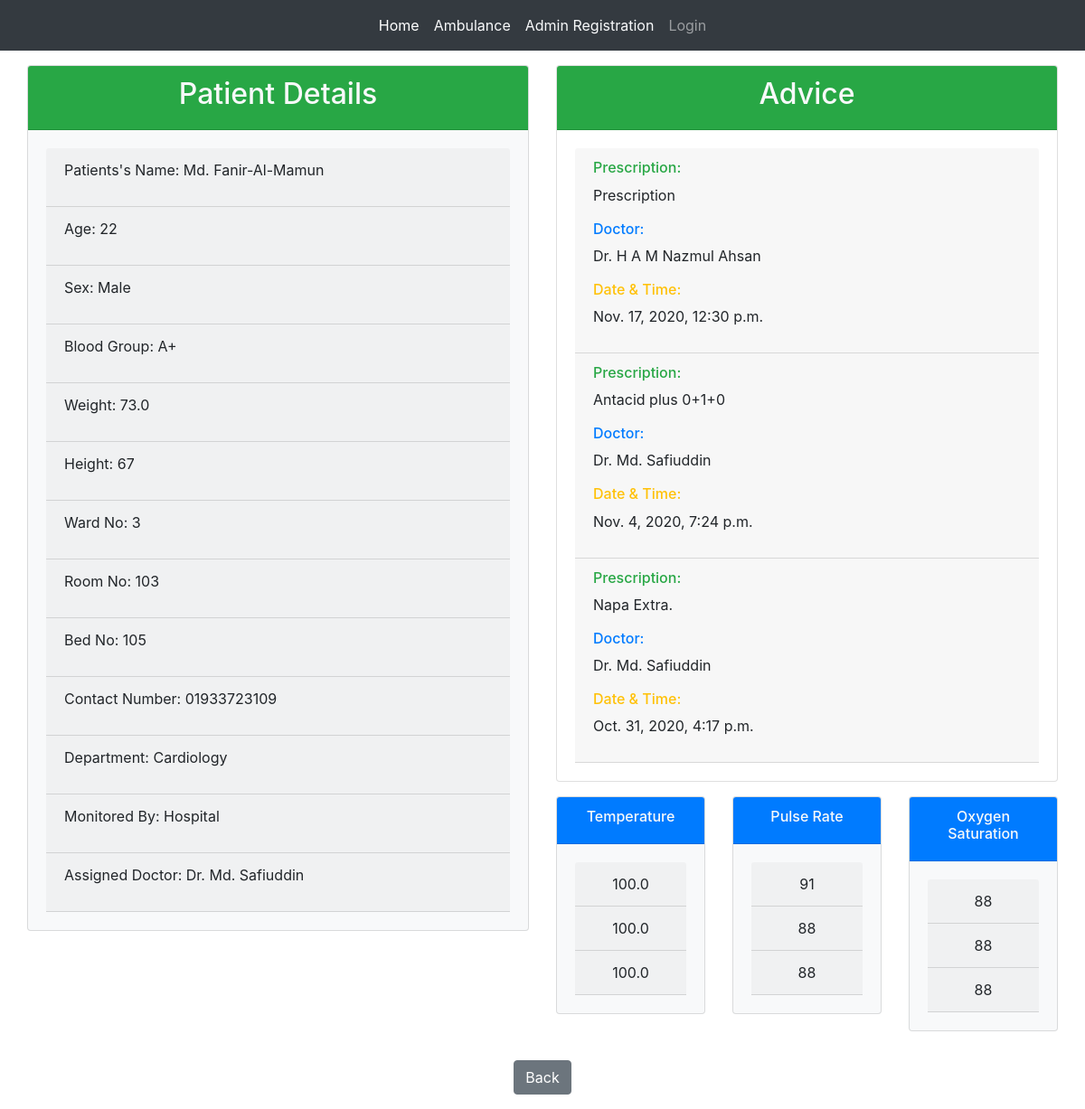
Page /patient_details/2 on the committed database.
### patientMonitor/models.py (models this page shows, shortened)
class patient_registration(models.Model):
    Patient_Name = models.CharField(max_length=100,blank=True)
    Age = models.IntegerField(blank=True)
    svalue=(
        ("Male","Male"),
        ("Female","Female"),
        ("Other","Other")
    )
    sex = models.CharField(max_length=10,choices=svalue)
    bvalue=(
        ("O-","O-"),
        ("O+","O+"),
        ("A-","A-"),
        ("A+","A+"),
        ("B-","B-"),
        ("B+","B+"),
        ("AB-","AB-"),
        ("AB+","AB+")
    )
    Blood_Group = models.CharField(max_length=5,choices=bvalue)
    Weight = models.FloatField(blank=True)
    Height = models.IntegerField(blank=True)
    Ward_No = models.IntegerField(blank=True,null=True)
    Room_No = models.IntegerField(blank=True,null=True)
    Bed_No = models.IntegerField(blank=True,null=True)
    Phone_No = models.CharField(max_length=14,blank=True)
    slug = models.SlugField(max_length=1264,unique=True)
    stvalue = (
        ("Cardiology","Cardiology"),
        ("Neurology","Neurology"),
        ("Orthopaedics","Orthopaedics"),
        ("Gynecology","Gynecology")
    )
    Department = models.CharField(max_length=50,choices=stvalue,blank=True,null=True)
    mvalue = (
        ("Hospital","Hospital"),
        ("Home","Home")
    )
    Monitoring = models.CharField(max_length=50,choices=mvalue,blank=True,null=True)
    doctor = models.ForeignKey(doctor_registration,on_delete=models.CASCADE, null=True, related_name='patient_list')

class doctor_registration(models.Model):
    user = models.OneToOneField(User,on_delete=models.CASCADE)
    Doctor_Name = models.CharField(max_length=100,blank=True)
    Designation = models.CharField(max_length=100,blank=True)
    stvalue = (
        ("Cardiology","Cardiology"),
        ("Neurology","Neurology"),
        ("Orthopaedics","Orthopaedics"),
        ("Gynecology","Gynecology")
    )
    Department = models.CharField(max_length=50,choices=stvalue,blank=True,null=True)
    Hospital_Name = models.CharField(max_length=250,blank=True)
    bvalue=(
        ("O-","O-"),
        ("O+","O+"),
        ("A-","A-"),
        ("A+","A+"),
        ("B-","B-"),
        ("B+","B+"),
        ("AB-","AB-"),
        ("AB+","AB+")
    )
    Blood_Group = models.CharField(max_length=5,choices=bvalue)
    Phone_No = models.CharField(max_length=14,unique=True,blank=True)
    def __str__(self):
        return self.Doctor_Name

class prescription(models.Model):
    patient = models.ForeignKey(patient_registration,on_delete=models.CASCADE,related_name='patient_prescription')
    Doctor = models.ForeignKey(doctor_registration, on_delete=models.CASCADE,related_name='doctor_prescription',null=True)
    user = models.OneToOneField(User,on_delete=models.CASCADE,null=True)
    prescription = models.TextField()
    prescription_date = models.DateTimeField(auto_now_add=True)
    class Meta:
        ordering = ['-prescription_date',]

class sensors(models.Model):
    Temperature = models.FloatField(blank=True,null=True)
    Pulse_Rate = models.IntegerField(blank=True,null=True)
    Oxygen_Saturation = models.IntegerField(blank=True,null=True)
    scall = (
        ("Yes","Yes"),
        ("No","No")
    )
    call = models.CharField(max_length=5,choices=scall, null=True,blank=True)
    Patient = models.ForeignKey(patient_registration,on_delete= models.CASCADE,related_name='sensors_list',null=True)

### patientMonitor/views.py (the view)
# urls.py: path('patient_details/<pk>',views.patient_details.as_view(),name='patient_details'),
class patient_details(DetailView):
    context_object_name = 'patient_registration'
    model = models.patient_registration
    template_name = 'patientMonitor/patient_details.html'

### templates/patientMonitor/patient_details.html
{% extends 'patientMonitor/base.html' %}
{% block body_block %}
<div class="container-fluid">
  <div class="row">
    <div class="col-6">
      <div class="m-auto">
        <div class="card bg-light mt-3 mb-3">
          <div class="card-header text-center bg-success text-light"><h2>Patient Details</h2></div>
          <div class="card-body">
            <div class="card-header">
              <p>Patients's Name: {{patient_registration.Patient_Name}}</p>
            </div>
            <div class="card-header">
              <p>Age: {{patient_registration.Age}}</p>
            </div>
            <div class="card-header">
              <p>Sex: {{patient_registration.sex}}</p>
            </div>
            <div class="card-header">
              <p>Blood Group: {{patient_registration.Blood_Group}}</p>
            </div>
            <div class="card-header">
              <p>Weight: {{patient_registration.Weight}}</p>
            </div>
            <div class="card-header">
              <p>Height: {{patient_registration.Height}}</p>
            </div>
            <div class="card-header">
              <p>Ward No: {{patient_registration.Ward_No}}</p>
            </div>
            <div class="card-header">
              <p>Room No: {{patient_registration.Room_No}}</p>
            </div>
            <div class="card-header">
              <p>Bed No: {{patient_registration.Bed_No}}</p>
            </div>
            <div class="card-header">
              <p>Contact Number: {{patient_registration.Phone_No}}</p>
            </div>
            <div class="card-header">
              <p>Department: {{patient_registration.Department}}</p>
            </div>
            <div class="card-header">
              <p>Monitored By: {{patient_registration.Monitoring}}</p>
            </div>
            <div class="card-header">
              <p>Assigned Doctor: {{patient_registration.doctor}}</p>
            </div>
          </div>
        </div>
      </div>
    </div>
    <div class="col-6">
      <div class="card mt-3">
        <div class="card-header bg-success">
          <h2 class="text-center text-light ">Advice</h2>
        </div>
        <div class="card-body">
          {% for prescription in patient_registration.patient_prescription.all %}
            <div class="card-header">
              <b><h6 class="text-success">Prescription:</h6></b><p>{{prescription.prescription}}</p>
              <b><h6 class="text-primary">Doctor:</h6></b><p>{{prescription.Doctor}}</p>
              <b><h6 class="text-warning">Date & Time:</h6></b><p>{{prescription.prescription_date}}</p>
            </div>
          {% endfor %}
        </div>
      </div>
      <div class="row">
        <div class="col-4">
            <div class="card bg-light mt-3 mb-3">
              <div class="card-header text-center bg-primary text-light"><h6>Temperature</h6></div>
              <div class="card-body">
                {% for sensors in patient_registration.sensors_list.all %}
                <div class="card-header text-center">
                    {{sensors.Temperature}}
                </div>
                {% endfor %}
              </div>
            </div>
        </div>
        <div class="col-4">
            <div class="card bg-light mt-3 mb-3">
              <div class="card-header text-center bg-primary text-light"><h6>Pulse Rate</h6></div>
              <div class="card-body">
                {% for sensors in patient_registration.sensors_list.all %}
                <div class="card-header text-center">
                    {{sensors.Pulse_Rate}}
                </div>
                {% endfor %}
              </div>
            </div>
        </div>
        <div class="col-4">
            <div class="card bg-light mt-3 mb-3">
              <div class="card-header text-center bg-primary text-light"><h6>Oxygen Saturation</h6></div>
              <div class="card-body">
                {% for sensors in patient_registration.sensors_list.all %}
                <div class="card-header text-center">
                    {{sensors.Oxygen_Saturation}}
                </div>
                {% endfor %}
              </div>
            </div>
        </div>
      </div>
    </div>
  </div>
</div>
<div class="container text-center m-auto">
  <a class="btn btn-secondary my-3" href="{% url 'patientMonitor:patient_information' %}">Back</a>
</div>
{% endblock %}

### rows in the picture
patient_registration: Patient_Name "Md. Fanir-Al-Mamun", Age "22", sex "Male", Blood_Group "A+", Weight "73.0", Height "67", Ward_No "3", Room_No "103", Bed_No "105", Phone_No "01933723109", Department "Cardiology", Monitoring "Hospital", doctor "Dr. Md. Safiuddin"
prescription: prescription "Prescription", Doctor "Dr. H A M Nazmul Ahsan", prescription_date "Nov. 17, 2020, 12:30 p.m."
prescription: prescription "Antacid plus 0+1+0", Doctor "Dr. Md. Safiuddin", prescription_date "Nov. 4, 2020, 7:24 p.m."
prescription: prescription "Napa Extra.", Doctor "Dr. Md. Safiuddin", prescription_date "Oct. 31, 2020, 4:17 p.m."
sensors: Temperature "100.0", Pulse_Rate "91", Oxygen_Saturation "88"
sensors: Temperature "100.0", Pulse_Rate "88", Oxygen_Saturation "88"
sensors: Temperature "100.0", Pulse_Rate "88", Oxygen_Saturation "88"
